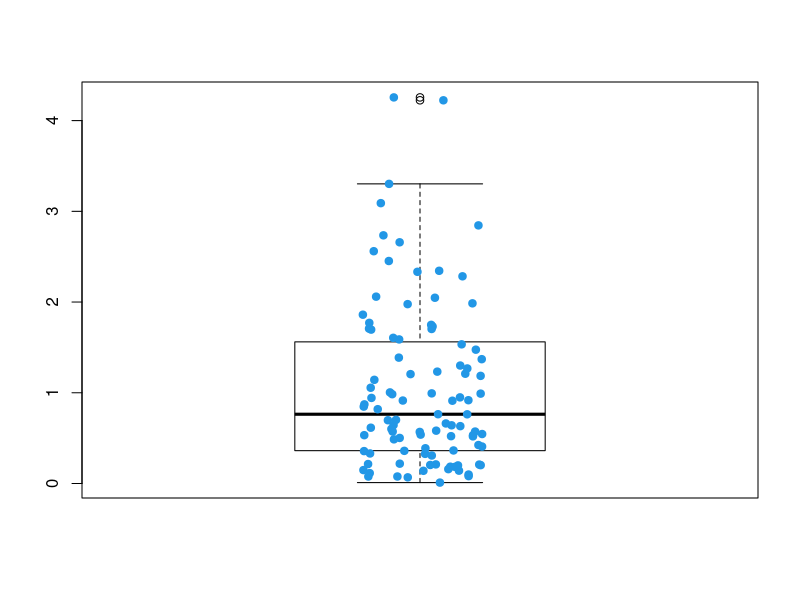
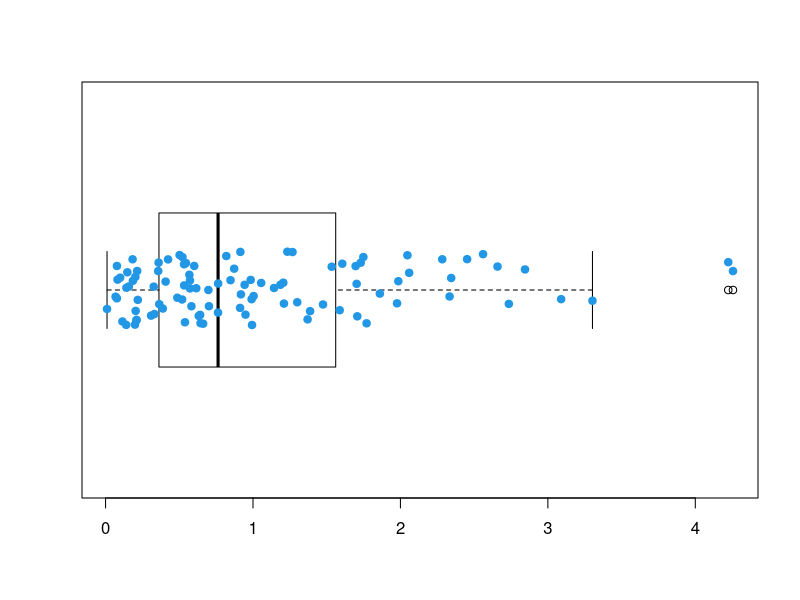
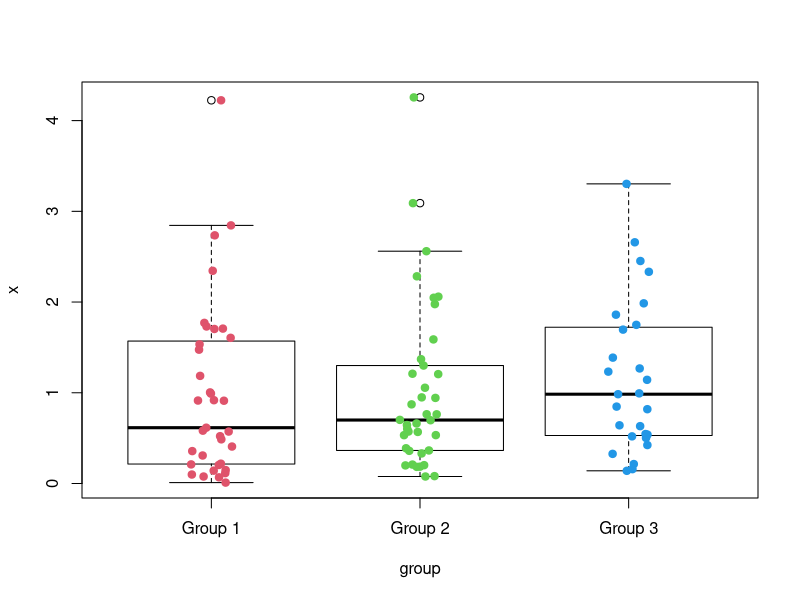
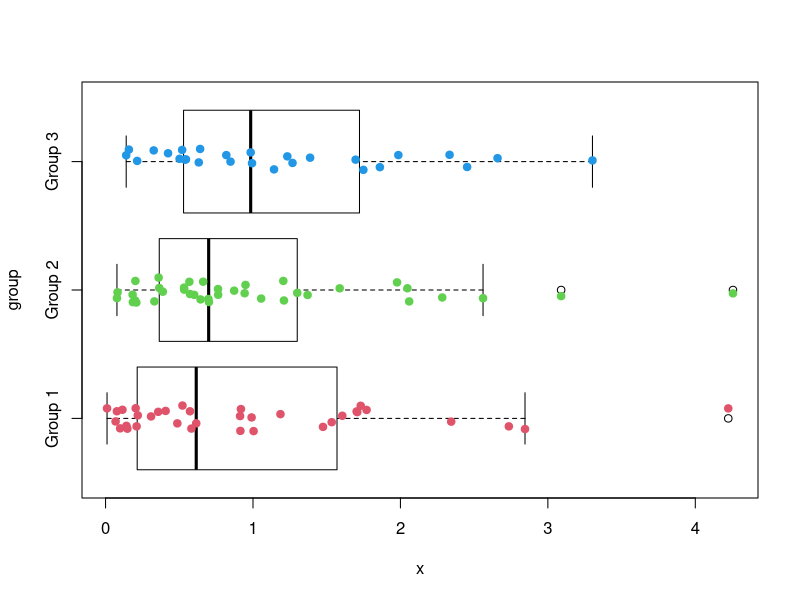

Source code (R) for these figures, in order:
set.seed(3)
df <- data.frame(x = rexp(100), 
                 group = sample(paste("Group", 1:3),
                                size = 100,
                                replace = TRUE))

# Vertical box plot with points
boxplot(df$x, col = "white")
stripchart(df$x,              # Data
           method = "jitter", # Random noise
           pch = 19,          # Pch symbols
           col = 4,           # Color of the symbol
           vertical = TRUE,   # Vertical mode
           add = TRUE)        # Add it over

# Horizontal box plot with points
boxplot(df$x, col = "white", horizontal = TRUE)
stripchart(df$x,              # Data
           method = "jitter", # Random noise
           pch = 19,          # Pch symbol
           col = 4,           # Color of the symbol
           add = TRUE)        # Add it over

# Box plot by group with points
# Vertical box plot by group with points
boxplot(x ~ group, data = df, col = "white")
stripchart(x ~ group,
           data = df,
           method = "jitter",
           pch = 19,
           col = 2:4,
           vertical = TRUE,
           add = TRUE)

# Horizontal box plot by group with points
boxplot(x ~ group, data = df, col = "white",
        horizontal = TRUE)
stripchart(x ~ group,
           data = df,
           method = "jitter",
           pch = 19,
           col = 2:4,
           add = TRUE)
